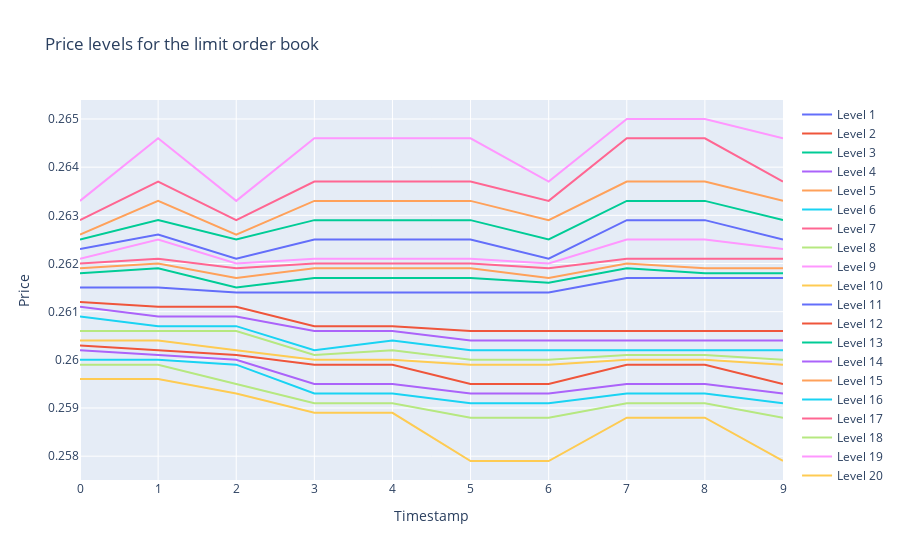

Notebook source saved alongside this figure:
### Code cell
import plotly.graph_objects as go
from plotly.subplots import make_subplots

fig = go.Figure()

for col_index, col_values in enumerate(a_b_df["samples"].transpose()):
    fig.add_trace(go.Scatter(x=a_b_df.index, y=col_values, mode='lines', name=f'Level {col_index + 1}'))

fig.update_layout(title='Price levels for the limit order book', xaxis_title='Timestamp', yaxis_title='Price')
fig.show()

### Figure 1 — Plotly figure (JSON) as saved in the notebook; plotly's stock layout.template omitted (floating-point values rounded to 4 significant figures)
{"data": [{"mode": "lines", "name": "Level 1", "type": "scatter", "x": [0, 1, 2, 3, 4, 5, 6, 7, 8, 9, 10, 11, 12, 13, 14, 15, 16, 17, 18, 19], "y": [0.2615, 0.2615, 0.2614, 0.2614, 0.2614, 0.2614, 0.2614, 0.2617, 0.2617, 0.2617]}, {"mode": "lines", "name": "Level 2", "type": "scatter", "x": [0, 1, 2, 3, 4, 5, 6, 7, 8, 9, 10, 11, 12, 13, 14, 15, 16, 17, 18, 19], "y": [0.2612, 0.2611, 0.2611, 0.2607, 0.2607, 0.2606, 0.2606, 0.2606, 0.2606, 0.2606]}, {"mode": "lines", "name": "Level 3", "type": "scatter", "x": [0, 1, 2, 3, 4, 5, 6, 7, 8, 9, 10, 11, 12, 13, 14, 15, 16, 17, 18, 19], "y": [0.2618, 0.2619, 0.2615, 0.2617, 0.2617, 0.2617, 0.2616, 0.2619, 0.2618, 0.2618]}, {"mode": "lines", "name": "Level 4", "type": "scatter", "x": [0, 1, 2, 3, 4, 5, 6, 7, 8, 9, 10, 11, 12, 13, 14, 15, 16, 17, 18, 19], "y": [0.2611, 0.2609, 0.2609, 0.2606, 0.2606, 0.2604, 0.2604, 0.2604, 0.2604, 0.2604]}, {"mode": "lines", "name": "Level 5", "type": "scatter", "x": [0, 1, 2, 3, 4, 5, 6, 7, 8, 9, 10, 11, 12, 13, 14, 15, 16, 17, 18, 19], "y": [0.2619, 0.262, 0.2617, 0.2619, 0.2619, 0.2619, 0.2617, 0.262, 0.2619, 0.2619]}, {"mode": "lines", "name": "Level 6", "type": "scatter", "x": [0, 1, 2, 3, 4, 5, 6, 7, 8, 9, 10, 11, 12, 13, 14, 15, 16, 17, 18, 19], "y": [0.2609, 0.2607, 0.2607, 0.2602, 0.2604, 0.2602, 0.2602, 0.2602, 0.2602, 0.2602]}, {"mode": "lines", "name": "Level 7", "type": "scatter", "x": [0, 1, 2, 3, 4, 5, 6, 7, 8, 9, 10, 11, 12, 13, 14, 15, 16, 17, 18, 19], "y": [0.262, 0.2621, 0.2619, 0.262, 0.262, 0.262, 0.2619, 0.2621, 0.2621, 0.2621]}, {"mode": "lines", "name": "Level 8", "type": "scatter", "x": [0, 1, 2, 3, 4, 5, 6, 7, 8, 9, 10, 11, 12, 13, 14, 15, 16, 17, 18, 19], "y": [0.2606, 0.2606, 0.2606, 0.2601, 0.2602, 0.26, 0.26, 0.2601, 0.2601, 0.26]}, {"mode": "lines", "name": "Level 9", "type": "scatter", "x": [0, 1, 2, 3, 4, 5, 6, 7, 8, 9, 10, 11, 12, 13, 14, 15, 16, 17, 18, 19], "y": [0.2621, 0.2625, 0.262, 0.2621, 0.2621, 0.2621, 0.262, 0.2625, 0.2625, 0.2623]}, {"mode": "lines", "name": "Level 10", "type": "scatter", "x": [0, 1, 2, 3, 4, 5, 6, 7, 8, 9, 10, 11, 12, 13, 14, 15, 16, 17, 18, 19], "y": [0.2604, 0.2604, 0.2602, 0.26, 0.26, 0.2599, 0.2599, 0.26, 0.26, 0.2599]}, {"mode": "lines", "name": "Level 11", "type": "scatter", "x": [0, 1, 2, 3, 4, 5, 6, 7, 8, 9, 10, 11, 12, 13, 14, 15, 16, 17, 18, 19], "y": [0.2623, 0.2626, 0.2621, 0.2625, 0.2625, 0.2625, 0.2621, 0.2629, 0.2629, 0.2625]}, {"mode": "lines", "name": "Level 12", "type": "scatter", "x": [0, 1, 2, 3, 4, 5, 6, 7, 8, 9, 10, 11, 12, 13, 14, 15, 16, 17, 18, 19], "y": [0.2603, 0.2602, 0.2601, 0.2599, 0.2599, 0.2595, 0.2595, 0.2599, 0.2599, 0.2595]}, {"mode": "lines", "name": "Level 13", "type": "scatter", "x": [0, 1, 2, 3, 4, 5, 6, 7, 8, 9, 10, 11, 12, 13, 14, 15, 16, 17, 18, 19], "y": [0.2625, 0.2629, 0.2625, 0.2629, 0.2629, 0.2629, 0.2625, 0.2633, 0.2633, 0.2629]}, {"mode": "lines", "name": "Level 14", "type": "scatter", "x": [0, 1, 2, 3, 4, 5, 6, 7, 8, 9, 10, 11, 12, 13, 14, 15, 16, 17, 18, 19], "y": [0.2602, 0.2601, 0.26, 0.2595, 0.2595, 0.2593, 0.2593, 0.2595, 0.2595, 0.2593]}, {"mode": "lines", "name": "Level 15", "type": "scatter", "x": [0, 1, 2, 3, 4, 5, 6, 7, 8, 9, 10, 11, 12, 13, 14, 15, 16, 17, 18, 19], "y": [0.2626, 0.2633, 0.2626, 0.2633, 0.2633, 0.2633, 0.2629, 0.2637, 0.2637, 0.2633]}, {"mode": "lines", "name": "Level 16", "type": "scatter", "x": [0, 1, 2, 3, 4, 5, 6, 7, 8, 9, 10, 11, 12, 13, 14, 15, 16, 17, 18, 19], "y": [0.26, 0.26, 0.2599, 0.2593, 0.2593, 0.2591, 0.2591, 0.2593, 0.2593, 0.2591]}, {"mode": "lines", "name": "Level 17", "type": "scatter", "x": [0, 1, 2, 3, 4, 5, 6, 7, 8, 9, 10, 11, 12, 13, 14, 15, 16, 17, 18, 19], "y": [0.2629, 0.2637, 0.2629, 0.2637, 0.2637, 0.2637, 0.2633, 0.2646, 0.2646, 0.2637]}, {"mode": "lines", "name": "Level 18", "type": "scatter", "x": [0, 1, 2, 3, 4, 5, 6, 7, 8, 9, 10, 11, 12, 13, 14, 15, 16, 17, 18, 19], "y": [0.2599, 0.2599, 0.2595, 0.2591, 0.2591, 0.2588, 0.2588, 0.2591, 0.2591, 0.2588]}, {"mode": "lines", "name": "Level 19", "type": "scatter", "x": [0, 1, 2, 3, 4, 5, 6, 7, 8, 9, 10, 11, 12, 13, 14, 15, 16, 17, 18, 19], "y": [0.2633, 0.2646, 0.2633, 0.2646, 0.2646, 0.2646, 0.2637, 0.265, 0.265, 0.2646]}, {"mode": "lines", "name": "Level 20", "type": "scatter", "x": [0, 1, 2, 3, 4, 5, 6, 7, 8, 9, 10, 11, 12, 13, 14, 15, 16, 17, 18, 19], "y": [0.2596, 0.2596, 0.2593, 0.2589, 0.2589, 0.2579, 0.2579, 0.2588, 0.2588, 0.2579]}], "layout": {"autosize": true, "title": {"text": "Price levels for the limit order book"}, "xaxis": {"autorange": true, "range": [0, 9], "title": {"text": "Timestamp"}, "type": "linear"}, "yaxis": {"autorange": true, "range": [0.2575, 0.2654], "title": {"text": "Price"}, "type": "linear"}}}
